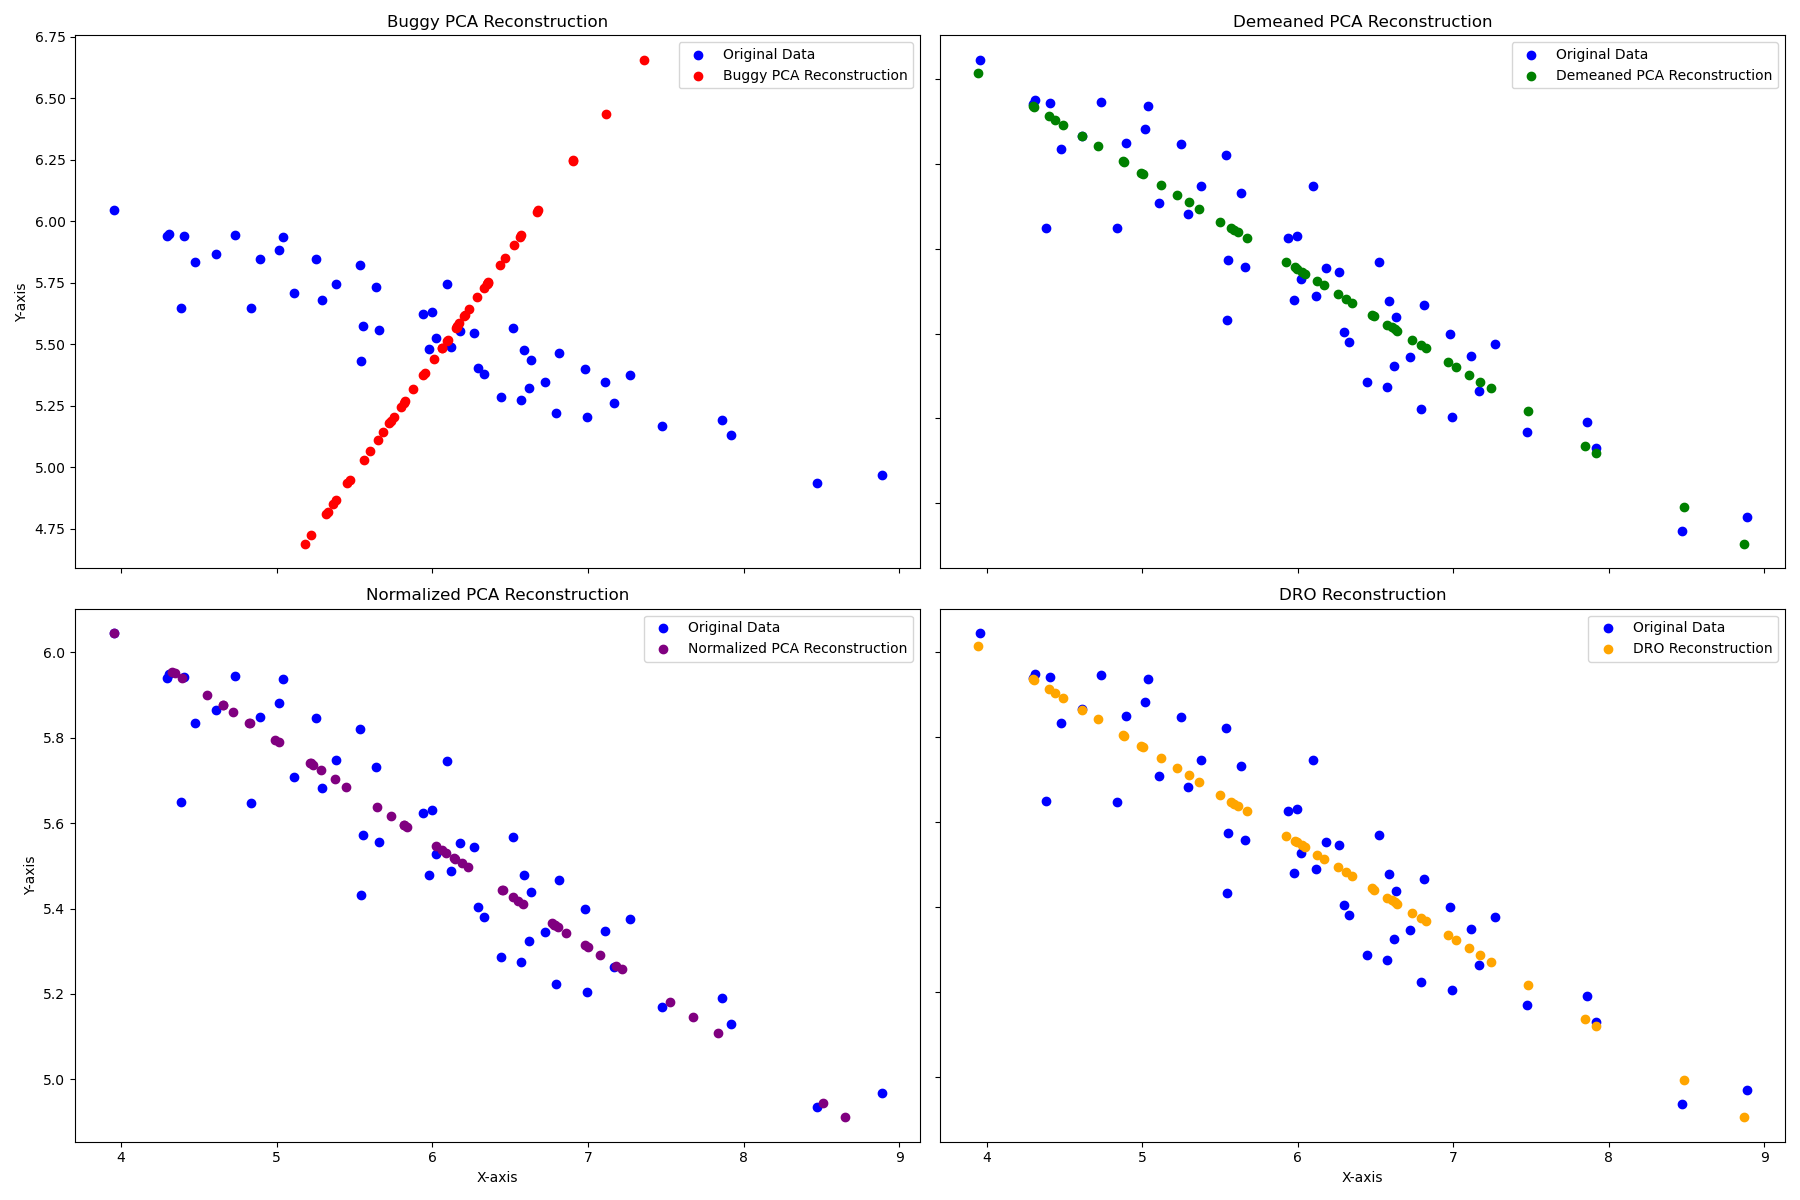

Generate this figure with Python:
import numpy as np
import pandas as pd
from numpy.linalg import svd
import matplotlib.pyplot as plt


def load_data(file_name):
    return pd.read_csv(file_name, header=None).values

def buggy_pca(X, d):
    U, S, VT = svd(X, full_matrices=False)
    Z = np.dot(X, VT.T[:, :d])
    reconstruction = np.dot(Z, VT[:d, :])
    return Z, VT, reconstruction

def demeaned_pca(X, d):
    mean_X = np.mean(X, axis=0)
    demeaned_X = X - mean_X
    Z, VT, reconstruction = buggy_pca(demeaned_X, d)
    reconstruction += mean_X
    return Z, VT, reconstruction

def normalized_pca(X, d):
    mean_X = np.mean(X, axis=0)
    std_X = np.std(X, axis=0)
    normalized_X = (X - mean_X) / std_X
    Z, VT, reconstruction = buggy_pca(normalized_X, d)
    reconstruction = reconstruction * std_X + mean_X
    return Z, VT, reconstruction

def dro(data, d):
    num_samples, original_dimension = data.shape
    
    offset = np.mean(data, axis=0)
    centered_data = data - offset
    
    U, S, Vt = np.linalg.svd(centered_data, full_matrices=False)
    
    U_reduced = U[:, :d]
    singular_values_reduced = S[:d]
    Vt_reduced = Vt[:d, :]
    A_transposed = np.dot(np.diag(singular_values_reduced), Vt_reduced)
    reduced_representations = U_reduced
    reconstructions = np.dot(reduced_representations, A_transposed) + offset
    
    return reduced_representations, A_transposed, U_reduced, reconstructions, np.diag(singular_values_reduced)

def reconstruction_error(X, reconstructed_X):
    return np.sum((X - reconstructed_X)**2)

data2D = load_data('data/data2D.csv')
data1000D = load_data('data/data1000D.csv')

chosen_d = 31

Z_buggy, _, rec_buggy = buggy_pca(data2D, d=1)
Z_demeaned, _, rec_demeaned = demeaned_pca(data2D, d=1)
Z_normalized, _, rec_normalized = normalized_pca(data2D, d=1)
d_dim_representations, At, Z, rec_dro, S_diag = dro(data2D, 1)

error_buggy = reconstruction_error(data2D, rec_buggy)
error_demeaned = reconstruction_error(data2D, rec_demeaned)
error_normalized = reconstruction_error(data2D, rec_normalized)
error_dro = reconstruction_error(data2D, rec_dro)

U, S, VT = svd(data1000D, full_matrices=False)

plt.figure(figsize=(10, 5))
plt.plot(S, 'o-', markersize=4, label='Singular Values')
plt.title('Singular Value Spectrum (1000D Dataset)')
plt.xlabel('Index')
plt.ylabel('Singular Value')
plt.yscale('log')
plt.grid(True)
plt.legend()
plt.savefig("2.3.kneePoint.png")


Z_buggy_1000D, _, rec_buggy_1000D = buggy_pca(data1000D, chosen_d)
Z_demeaned_1000D, _, rec_demeaned_1000D = demeaned_pca(data1000D, chosen_d)
Z_normalized_1000D, _, rec_normalized_1000D = normalized_pca(data1000D, chosen_d)
d_dim_representations, At, Z, rec_dro_1000D, S_diag = dro(data1000D, chosen_d)

error_buggy_1000D = reconstruction_error(data1000D, rec_buggy_1000D)
error_demeaned_1000D = reconstruction_error(data1000D, rec_demeaned_1000D)
error_normalized_1000D = reconstruction_error(data1000D, rec_normalized_1000D)
error_dro_1000D = reconstruction_error(data1000D, rec_dro_1000D)

print(f"Reconstruction error for Buggy PCA (2D): {error_buggy}")
print(f"Reconstruction error for Demeaned PCA (2D): {error_demeaned}")
print(f"Reconstruction error for Normalized PCA (2D): {error_normalized}")
print(f"Reconstruction error for DRO (2D): {error_dro}")

print(f"Reconstruction error for Buggy PCA (1000D): {error_buggy_1000D}")
print(f"Reconstruction error for Demeaned PCA (1000D): {error_demeaned_1000D}")
print(f"Reconstruction error for Normalized PCA (1000D): {error_normalized_1000D}")
print(f"Reconstruction error for DRO (1000D): {error_dro_1000D}")

fig, axs = plt.subplots(2, 2, figsize=(18, 12))

axs[0, 0].scatter(data2D[:, 0], data2D[:, 1], color='blue', label='Original Data')
axs[0, 0].scatter(rec_buggy[:, 0], rec_buggy[:, 1], color='red', label='Buggy PCA Reconstruction')
axs[0, 0].set_title('Buggy PCA Reconstruction')

axs[0, 1].scatter(data2D[:, 0], data2D[:, 1], color='blue', label='Original Data')
axs[0, 1].scatter(rec_demeaned[:, 0], rec_demeaned[:, 1], color='green', label='Demeaned PCA Reconstruction')
axs[0, 1].set_title('Demeaned PCA Reconstruction')

axs[1, 0].scatter(data2D[:, 0], data2D[:, 1], color='blue', label='Original Data')
axs[1, 0].scatter(rec_normalized[:, 0], rec_normalized[:, 1], color='purple', label='Normalized PCA Reconstruction')
axs[1, 0].set_title('Normalized PCA Reconstruction')

axs[1, 1].scatter(data2D[:, 0], data2D[:, 1], color='blue', label='Original Data')
axs[1, 1].scatter(rec_dro[:, 0], rec_dro[:, 1], color='orange', label='DRO Reconstruction')
axs[1, 1].set_title('DRO Reconstruction')

for ax in axs.flat:
    if not ax.axis()[0] == 0.0:
        ax.set(xlabel='X-axis', ylabel='Y-axis')
        ax.label_outer()
        ax.legend()

plt.tight_layout()
plt.savefig("2.3.png")
plt.show()